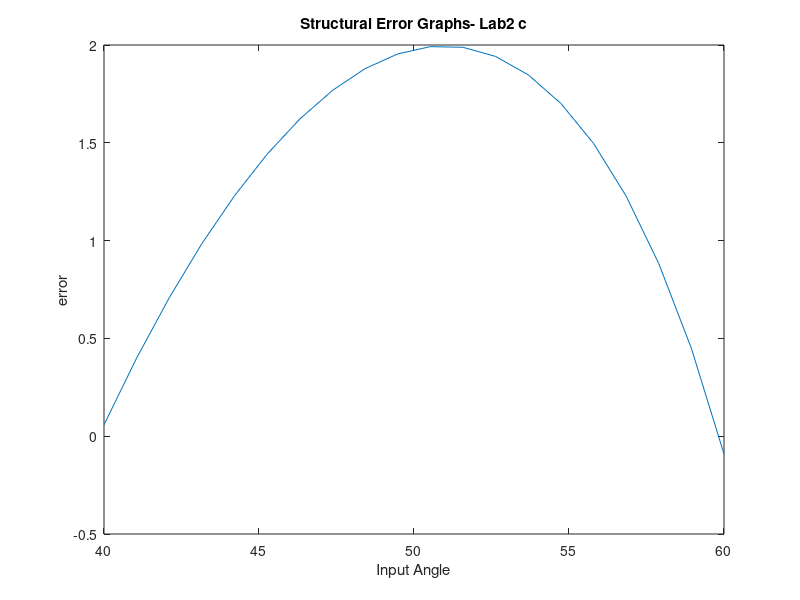

Source code (MATLAB):
%Structural Error
format long g %to prevent e from forming in the output

theta2=[40,45,50,55,60];
theta4=[70,76,83,91,100];


%Matrix of the Least Square Method Formula
A = [sum((cosd(theta4)).^2), -sum(cosd(theta2).*cosd(theta4)), sum(cosd(theta4));
    sum(cosd(theta4).*cosd(theta2)), -sum((cosd(theta2)).^2), sum(cosd(theta2));
    sum(cosd(theta4)), -sum(cosd(theta2)),5];

B = [(sum(cosd(theta4).*cosd(theta2-theta4)));
    (sum(cosd(theta2).*cosd(theta2-theta4)));
    (sum(cosd(theta2-theta4)))];

x = A\B;

% Link length ratios
K1 = x(1)
K2 = x(2)
K3 = x(3)



%Structural Error
theta2struc =linspace(40,60,20);
theta4struc=linspace(70,100,20);

A=(1-K2).*cosd(theta2struc)-K1+K3;
B=-2*sind(theta2struc);
C=K1-((1+K2).*cosd(theta2struc))+K3;

theta4generated=2*atand((-B-sqrt((B.^2)-(4.*(A.*C))))./(2.*A));
theta4required=theta4struc;
error=theta4required-theta4generated
plot(theta2struc,error);

ylabel('error');
xlabel('Input Angle');
title('Structural Error Graphs- Lab2 c');